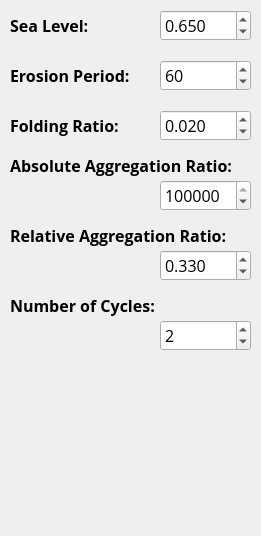
        <widget class="QWidget" name="page_5">
         <property name="geometry">
          <rect>
           <x>0</x>
           <y>0</y>
           <width>261</width>
           <height>536</height>
          </rect>
         </property>
         <attribute name="label">
          <string>Advanced Plate Options</string>
         </attribute>
         <widget class="QLabel" name="label_13">
          <property name="geometry">
           <rect>
            <x>10</x>
            <y>60</y>
            <width>141</width>
            <height>31</height>
           </rect>
          </property>
          <property name="font">
           <font>
            <family>Open Sans</family>
            <pointsize>12</pointsize>
            <weight>75</weight>
            <bold>true</bold>
           </font>
          </property>
          <property name="text">
           <string>Erosion Period:</string>
          </property>
         </widget>
         <widget class="QLabel" name="label_24">
          <property name="geometry">
           <rect>
            <x>10</x>
            <y>10</y>
            <width>121</width>
            <height>31</height>
           </rect>
          </property>
          <property name="font">
           <font>
            <family>Open Sans</family>
            <pointsize>12</pointsize>
            <weight>75</weight>
            <bold>true</bold>
           </font>
          </property>
          <property name="text">
           <string>Sea Level:</string>
          </property>
         </widget>
         <widget class="QSpinBox" name="spnErosionPeriod">
          <property name="geometry">
           <rect>
            <x>160</x>
            <y>60</y>
            <width>91</width>
            <height>31</height>
           </rect>
          </property>
          <property name="font">
           <font>
            <family>Open Sans</family>
            <pointsize>12</pointsize>
           </font>
          </property>
          <property name="minimum">
           <number>0</number>
          </property>
          <property name="maximum">
           <number>100</number>
          </property>
          <property name="singleStep">
           <number>5</number>
          </property>
          <property name="value">
           <number>60</number>
          </property>
         </widget>
         <widget class="QDoubleSpinBox" name="spnSeaLevel">
          <property name="geometry">
           <rect>
            <x>160</x>
            <y>10</y>
            <width>91</width>
            <height>31</height>
           </rect>
          </property>
          <property name="font">
           <font>
            <family>Open Sans</family>
            <pointsize>-1</pointsize>
           </font>
          </property>
          <property name="styleSheet">
           <string notr="true">font-family: Open Sans;
font-size: 16px;</string>
          </property>
          <property name="decimals">
           <number>3</number>
          </property>
          <property name="maximum">
           <double>1.000000000000000</double>
          </property>
          <property name="singleStep">
           <double>0.100000000000000</double>
          </property>
          <property name="value">
           <double>0.650000000000000</double>
          </property>
         </widget>
         <widget class="QDoubleSpinBox" name="spnFoldingRatio">
          <property name="geometry">
           <rect>
            <x>160</x>
            <y>110</y>
            <width>91</width>
            <height>31</height>
           </rect>
          </property>
          <property name="font">
           <font>
            <family>Open Sans</family>
            <pointsize>-1</pointsize>
           </font>
          </property>
          <property name="styleSheet">
           <string notr="true">font-family: Open Sans;
font-size: 16px;</string>
          </property>
          <property name="decimals">
           <number>3</number>
          </property>
          <property name="maximum">
           <double>1.000000000000000</double>
          </property>
          <property name="singleStep">
           <double>0.100000000000000</double>
          </property>
          <property name="value">
           <double>0.020000000000000</double>
          </property>
         </widget>
         <widget class="QLabel" name="label_25">
          <property name="geometry">
           <rect>
            <x>10</x>
            <y>110</y>
            <width>130</width>
            <height>31</height>
           </rect>
          </property>
          <property name="font">
           <font>
            <family>Open Sans</family>
            <pointsize>12</pointsize>
            <weight>75</weight>
            <bold>true</bold>
           </font>
          </property>
          <property name="text">
           <string>Folding Ratio:</string>
          </property>
         </widget>
         <widget class="QSpinBox" name="spnAggAbs">
          <property name="geometry">
           <rect>
            <x>160</x>
            <y>180</y>
            <width>91</width>
            <height>31</height>
           </rect>
          </property>
          <property name="font">
           <font>
            <family>Open Sans</family>
            <pointsize>12</pointsize>
           </font>
          </property>
          <property name="minimum">
           <number>0</number>
          </property>
          <property name="maximum">
           <number>10000000</number>
          </property>
          <property name="singleStep">
           <number>500000</number>
          </property>
          <property name="value">
           <number>1000000</number>
          </property>
         </widget>
         <widget class="QLabel" name="label_45">
          <property name="geometry">
           <rect>
            <x>10</x>
            <y>150</y>
            <width>241</width>
            <height>31</height>
           </rect>
          </property>
          <property name="font">
           <font>
            <family>Open Sans</family>
            <pointsize>12</pointsize>
            <weight>75</weight>
            <bold>true</bold>
           </font>
          </property>
          <property name="text">
           <string>Absolute Aggregation Ratio:</string>
          </property>
         </widget>
         <widget class="QLabel" name="label_46">
          <property name="geometry">
           <rect>
            <x>10</x>
            <y>220</y>
            <width>241</width>
            <height>31</height>
           </rect>
          </property>
          <property name="font">
           <font>
            <family>Open Sans</family>
            <pointsize>12</pointsize>
            <weight>75</weight>
            <bold>true</bold>
           </font>
          </property>
          <property name="text">
           <string>Relative Aggregation Ratio:</string>
          </property>
         </widget>
         <widget class="QDoubleSpinBox" name="spnAggRel">
          <property name="geometry">
           <rect>
            <x>160</x>
            <y>250</y>
            <width>91</width>
            <height>31</height>
           </rect>
          </property>
          <property name="font">
           <font>
            <family>Open Sans</family>
            <pointsize>-1</pointsize>
           </font>
          </property>
          <property name="styleSheet">
           <string notr="true">font-family: Open Sans;
font-size: 16px;</string>
          </property>
          <property name="decimals">
           <number>3</number>
          </property>
          <property name="maximum">
           <double>1.000000000000000</double>
          </property>
          <property name="singleStep">
           <double>0.100000000000000</double>
          </property>
          <property name="value">
           <double>0.330000000000000</double>
          </property>
         </widget>
         <widget class="QSpinBox" name="spnNumCycles">
          <property name="geometry">
           <rect>
            <x>160</x>
            <y>320</y>
            <width>91</width>
            <height>31</height>
           </rect>
          </property>
          <property name="font">
           <font>
            <family>Open Sans</family>
            <pointsize>12</pointsize>
           </font>
          </property>
          <property name="minimum">
           <number>0</number>
          </property>
          <property name="maximum">
           <number>10</number>
          </property>
          <property name="singleStep">
           <number>1</number>
          </property>
          <property name="value">
           <number>2</number>
          </property>
         </widget>
         <widget class="QLabel" name="label_47">
          <property name="geometry">
           <rect>
            <x>10</x>
            <y>290</y>
            <width>171</width>
            <height>31</height>
           </rect>
          </property>
          <property name="font">
           <font>
            <family>Open Sans</family>
            <pointsize>12</pointsize>
            <weight>75</weight>
            <bold>true</bold>
           </font>
          </property>
          <property name="text">
           <string>Number of Cycles:</string>
          </property>
         </widget>
        </widget>
